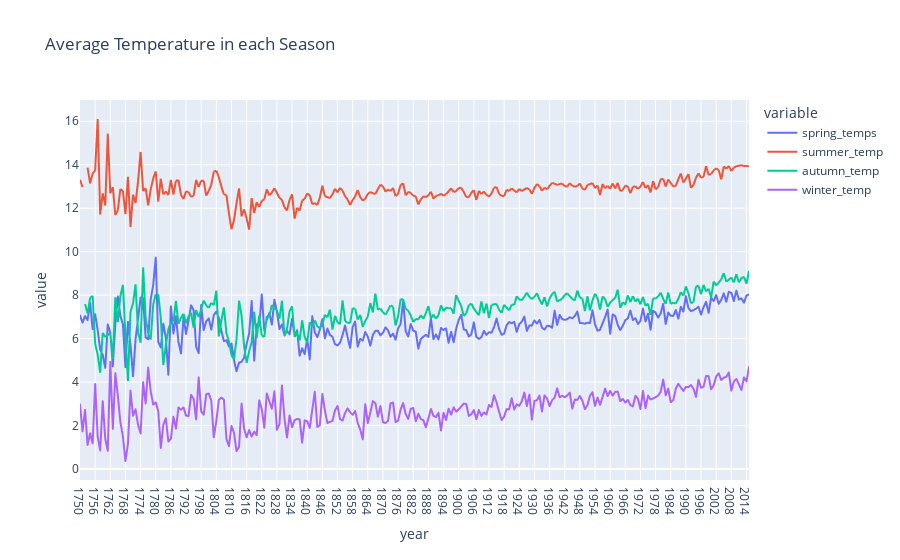

The code cell stored with this chart in its notebook:
### Code cell
fig= px.line(season, x='year', y=['spring_temps', 'summer_temp', 'autumn_temp', 'winter_temp'], title='Average Temperature in each Season')
fig.show()

### Figure 1 — Plotly figure (JSON) as saved in the notebook; plotly's stock layout.template omitted (floating-point values rounded to 4 significant figures; data arrays with more than 128 entries replaced by an {"elided": "..."} marker saying what was removed)
{"data": [{"hovertemplate": "variable=spring_temps<br>year=%{x}<br>value=%{y}<extra></extra>", "legendgroup": "spring_temps", "line": {"color": "#636efa", "dash": "solid"}, "mode": "lines", "name": "spring_temps", "showlegend": true, "type": "scattergl", "x": {"elided": "266 str values"}, "xaxis": "x", "y": {"elided": "266 float values"}, "yaxis": "y"}, {"hovertemplate": "variable=summer_temp<br>year=%{x}<br>value=%{y}<extra></extra>", "legendgroup": "summer_temp", "line": {"color": "#EF553B", "dash": "solid"}, "mode": "lines", "name": "summer_temp", "showlegend": true, "type": "scattergl", "x": {"elided": "266 str values"}, "xaxis": "x", "y": {"elided": "266 float values"}, "yaxis": "y"}, {"hovertemplate": "variable=autumn_temp<br>year=%{x}<br>value=%{y}<extra></extra>", "legendgroup": "autumn_temp", "line": {"color": "#00cc96", "dash": "solid"}, "mode": "lines", "name": "autumn_temp", "showlegend": true, "type": "scattergl", "x": {"elided": "266 str values"}, "xaxis": "x", "y": {"elided": "266 float values"}, "yaxis": "y"}, {"hovertemplate": "variable=winter_temp<br>year=%{x}<br>value=%{y}<extra></extra>", "legendgroup": "winter_temp", "line": {"color": "#ab63fa", "dash": "solid"}, "mode": "lines", "name": "winter_temp", "showlegend": true, "type": "scattergl", "x": {"elided": "266 str values"}, "xaxis": "x", "y": {"elided": "266 float values"}, "yaxis": "y"}], "layout": {"legend": {"title": {"text": "variable"}, "tracegroupgap": 0}, "title": {"text": "Average Temperature in each Season"}, "xaxis": {"anchor": "y", "domain": [0, 1], "title": {"text": "year"}}, "yaxis": {"anchor": "x", "domain": [0, 1], "title": {"text": "value"}}}}
